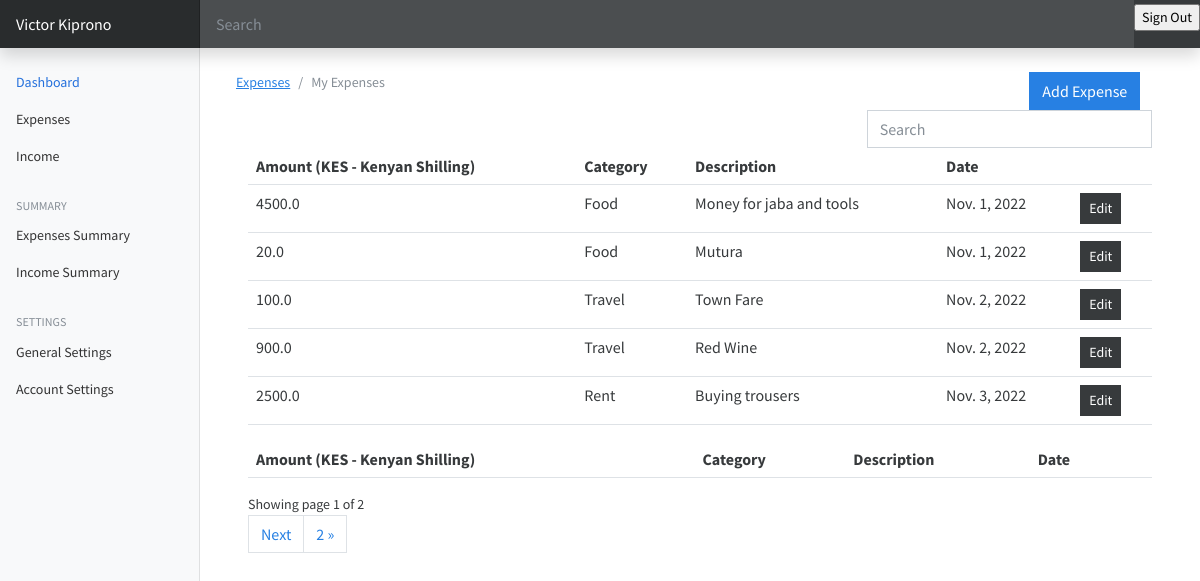
The page / (signed in) on the database its author committed.
### userpreferences/models.py (models this page shows, shortened)
class UserPreference(models.Model):
    user = models.OneToOneField(to=User, on_delete=models.CASCADE)
    currency = models.CharField(max_length=255, blank=True, null=True)

### expenses/models.py (models this page shows, shortened)
class Expense(models.Model):
    amount = models.FloatField()
    date = models.DateField(default=now)
    description = models.TextField()
    owner = models.ForeignKey(to=User, on_delete=models.CASCADE)
    category = models.CharField(max_length=266)
    class Meta:
        ordering: ['-date']

### expenses/views.py (the view)
# urls.py: path('', views.index, name="expenses"),
@login_required(login_url='/authentication/login')
def index(request):
    categories = Category.objects.all()
    expenses = Expense.objects.filter(owner=request.user)
    paginator = Paginator(expenses, 5)
    page_number = request.GET.get('page')
    page_obj = Paginator.get_page(paginator, page_number)
    currency = UserPreference.objects.get(user=request.user).currency
    context = {
        'expenses': expenses,
        'page_obj': page_obj,
        'currency': currency
    }
    return render(request, 'expenses/index.html', context)

### templates/expenses/index.html (shortened to what this page needs)
{% extends 'base.html' %}
{% load static %}
{% block content %}
<div class="container mt-4">
  <div class="row">
    <div class="col-md-10">
      <nav aria-label="breadcrumb">
        <ol class="breadcrumb">
          <li class="breadcrumb-item">
            <a href="">Expenses</a>
          </li>
          <li class="breadcrumb-item active" aria-current="page">
            My Expenses
          </li>
        </ol>
      </nav>
    </div>
    <div class="col-md-2">
      <a href="{% url 'add-expenses'%}" class="btn btn-primary">Add Expense</a>
    </div>
  </div>
  <div class="container">
    {% include 'partials/messages.html' %} {% if expenses.count %}
    <div class="row">
      <div class="col-md-8"></div>
      <div class="col-md-4">
        <div class="form-group">
          <input type="text" class="form-control" id="searchField" placeholder="Search">
        </div>
      </div>
    </div>
<div class="app-table">
  <table class="table table-stripped table-hover">
    <thead>
      <tr>
        <th>Amount ({{currency}})</th>
        <th>Category</th>
        <th>Description</th>
        <th>Date</th>
        <th></th>
      </tr>
    </thead>
    <tbody>
      {% for expense in page_obj%}
      <tr>
        <td>{{expense.amount}}</td>
        <td>{{expense.category}}</td>
        <td>{{expense.description}}</td>
        <td>{{expense.date}}</td>
        <td>
          <a
            href="{% url 'expense-edit' expense.id  %}"
            class="btn btn-secondary btn-sm"
            >Edit</a
          >
        </td>
      </tr>
      {% endfor %}
    </tbody>
  </table>
</div>
    <div class="table-output">
      <table class="table table-stripped table-hover">
        <thead>
          <tr>
            <th>Amount ({{currency}})</th>
            <th>Category</th>
            <th>Description</th>
            <th>Date</th>
            <th></th>
          </tr>
        </thead>
      </table>
    </div>
    <div class="pagination-container">
    <div class="">
      Showing page {{page_obj.number}} of {{ page_obj.paginator.num_pages }}
    </div>
    <ul class="pagination align-right float-right mr-auto">
      {% if page_obj.has_next %}
      <li class="page-item"> <a class="page-link" href="?page={{ page_obj.next_page_number }}">Next</a></li>
      <li class="page-item"> <a class="page-link" href="?page={{ page_obj.paginator.num_pages }}">{{ page_obj.paginator.num_pages}} &raquo;</a></li>
      {% endif %}
      </ul>
    {% endif %}
  </div>
</div>
</div>
{% endblock content %}

### templates/base.html (shortened to what this page needs)
{% load static %}
<html lang="en">
  <head>
<link href= "{% static 'css/bootstrap.min.css' %}" rel="stylesheet" >
<link href= "{% static 'css/main.css' %}" rel="stylesheet" >
    <link href= "{% static 'css/dashboard.css' %}" rel="stylesheet">
  </head>
  <body>
    <header class="navbar navbar-dark sticky-top bg-dark flex-md-nowrap p-0 shadow">
      <a class="navbar-brand col-md-3 col-lg-2 me-0 px-3 fs-6" href="#">Victor Kiprono</a>
      <input class="form-control form-control-dark w-100 rounded-0 border-0" type="text" placeholder="Search" aria-label="Search">
      <div class="navbar-nav">
        <div class="nav-item text-nowrap">
          <form action="{% url 'logout' %}" method="POST">
            <input class="text text-capitalize" type="submit" value="Sign out">
          </form>
        </div>
      </div>
    </header>
    <div class="container-fluid">
      <div class="row">
        {% include 'partials/sidebar.html' %}
        <main class="col-md-9 ms-sm-auto col-lg-10 px-md-4">
          {% block content %}
          {% endblock %}
        </main>
      </div>
    </div>
      </body>
    </html>

### templates/partials/sidebar.html (shortened to what this page needs)
{% load static %}
<nav id="sidebarMenu" class="col-md-3 col-lg-2 d-md-block bg-light sidebar collapse">
    <div class="position-sticky pt-3 sidebar-sticky">
      <ul class="nav flex-column">
        <li class="nav-item">
          <a class="nav-link active" aria-current="page" href="#">
            Dashboard
          </a>
        </li>
        <li class="nav-item">
          <a class="nav-link" href="{% url 'expenses' %}">
            Expenses
          </a>
        </li>
        <li class="nav-item">
          <a class="nav-link" href="#">
            Income
          </a>
        </li>
      </ul>
      <h6 class="sidebar-heading d-flex justify-content-between align-items-center px-3 mt-4 mb-1 text-muted text-uppercase">
        <span>Summary</span>
      </h6>
      <ul class="nav flex-column mb-2">
        <li class="nav-item">
          <a class="nav-link" href="#">
            Expenses Summary
          </a>
        </li>
        <li class="nav-item">
          <a class="nav-link" href="#">
            Income Summary
          </a>
        </li>
      </ul>
      <h6 class="sidebar-heading d-flex justify-content-between align-items-center px-3 mt-4 mb-1 text-muted text-uppercase">
        <span>Settings</span>
      </h6>
      <ul class="nav flex-column mb-2">
        <li class="nav-item">
          <a class="nav-link" href="{% url 'preferences' %}">
            General Settings
          </a>
        </li>
        <li class="nav-item">
          <a class="nav-link" href="#">
            Account Settings
          </a>
        </li>
      </ul>
    </div>
  </nav>

### expenseswebsite/static/css/dashboard.css (style rules this page uses)
body { font-size: .875rem; }
.sidebar { position: fixed; top: 0; bottom: 0; left: 0; z-index: 100; padding: 48px 0 0; box-shadow: inset -1px 0 0 rgba(0, 0, 0, .1); }
.sidebar-sticky { height: calc(100vh - 48px); overflow-x: hidden; overflow-y: auto; }
.sidebar .nav-link { font-weight: 500; color: #333; }
.sidebar .nav-link.active { color: #2470dc; }
.sidebar-heading { font-size: .75rem; }
.navbar-brand { padding-top: .75rem; padding-bottom: .75rem; background-color: rgba(0, 0, 0, .25); box-shadow: inset -1px 0 0 rgba(0, 0, 0, .25); }
.navbar .form-control { padding: .75rem 1rem; }
.form-control-dark { color: #fff; background-color: rgba(255, 255, 255, .1); border-color: rgba(255, 255, 255, .1); }

### rows shown on the page
UserPreference: currency "KES - Kenyan Shilling"
Expense: amount "4500.0", category "Food", description "Money for jaba and tools", date "Nov. 1, 2022"
Expense: amount "20.0", category "Food", description "Mutura", date "Nov. 1, 2022"
Expense: amount "100.0", category "Travel", description "Town Fare", date "Nov. 2, 2022"
Expense: amount "900.0", category "Travel", description "Red Wine", date "Nov. 2, 2022"
Expense: amount "2500.0", category "Rent", description "Buying trousers", date "Nov. 3, 2022"

### other values the page prints
{{ page_obj.number }} "1"
{{ page_obj.paginator.num_pages }} "2"
